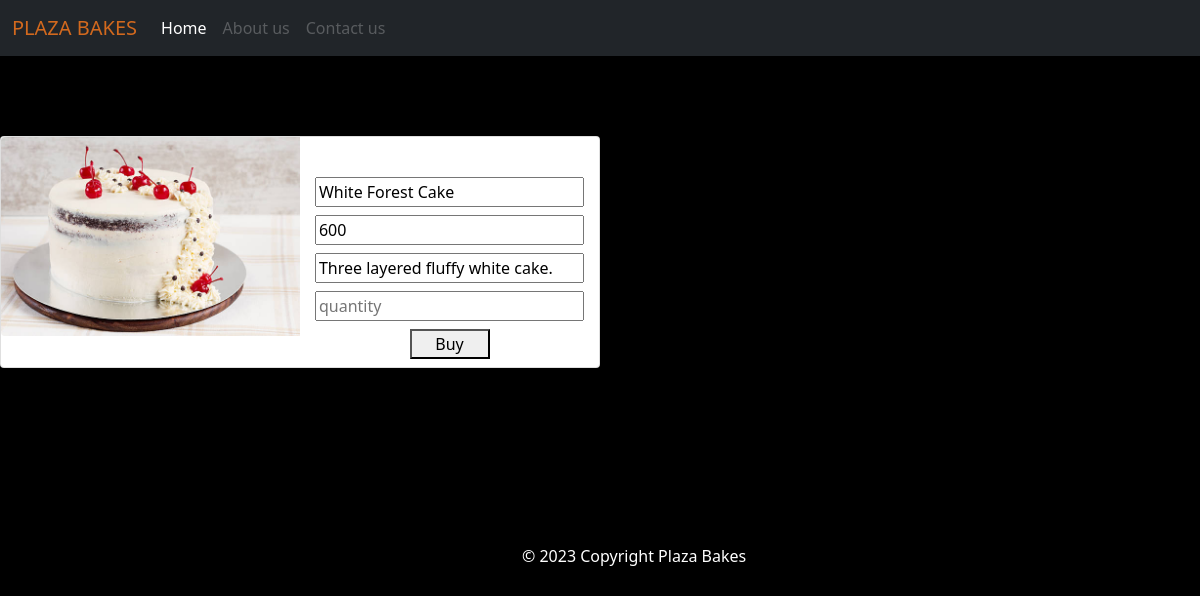
Screenshot of /plazaapp/cartbuy/1 with the database file from the repository.
### plazaapp/models.py (models this page shows)
class cart(models.Model):
    user_id = models.IntegerField()
    productname = models.CharField(max_length=30)
    price = models.IntegerField()
    discription = models.CharField(max_length=100)
    image = models.FileField()

### plazaapp/views.py (the view, shortened to what this page needs)
# urls.py: path('cartbuy/<int:id>', cartbuy),
def cartbuy(request,id):
    a=cart.objects.get(id=id)
    img=str(a.image).split('/')[-1]
    return render(request,'buyproduct.html',{'a':a,'img':img})

### plazaapp/templates/buyproduct.html (shortened to what this page needs)
<!DOCTYPE html>
<html lang="en">
{% load static %}
<head>
  <link href="https://cdn.jsdelivr.net/npm/bootstrap@5.0.2/dist/css/bootstrap.min.css" rel="stylesheet">
</head>
<body style="background-color: black;">
<nav class="navbar navbar-expand-lg navbar-dark bg-dark">
  <div class="container-fluid">
    <a class="navbar-brand" href="#" id="plaza">PLAZA BAKES</a>
    <div class="collapse navbar-collapse" id="navbarNavAltMarkup">
      <div class="navbar-nav">
        <a class="nav-link active" aria-current="page" href="http://127.0.0.1:8000/plazaapp/userprof/">Home</a>
        <a class="nav-link disabled" href="#" tabindex="-1" aria-disabled="true">About us</a>
        <a class="nav-link disabled" href="#" tabindex="-1" aria-disabled="true">Contact us</a>
      </div>
    </div>
  </div>
</nav>
<div class="col-12 col-lg-6 d-flex justify-content-center">
  <div class="card mb-3 " style="max-width: 660px; margin-top:80px; ">
    <div class="row g-0">
      <div class="form">
        <form method="post" enctype="multipart/form-data">{% csrf_token %}
          <div class="col-12 col-lg-6 pb-1" style="float: left;">
            <img src="/static/{{img}}" class="img-fluid rounded-start" alt="...">
          </div>
          <div class="col-12 col-lg-6 pb-2" style="float: right; margin-top:40px;">
            <div class="name text-center pb-2">
              <input type="text" name="productname " value="{{a.productname }}" readonly style="width: 90%;">
            </div>
             <div class="price text-center pb-2">
              <input type="number" name="price " value="{{a.price}}" readonly style="width: 90%;">
            </div>
            <div class="description text-center pb-2">
              <input type="text" name="discription " value="{{a.discription}}" readonly style="width: 90%;">
            </div>
            <div class="quantity text-center pb-2">
              <input type="number" name="quantity" placeholder="quantity" style="width: 90%;">
            </div>
            <div class="button text-center">
              <a href="http://127.0.0.1:8000/plazapp/order/">
              <button type="submit" style="width: 5rem;">Buy</button>
              </a>
            </div>
          </div>
        </form>
      </div>
    </div>
  </div>
</div>
<div class="container-fluid" style="background-color: black; margin-top: 160px;">
    <p style="color: white; padding-left: 510px;">© 2023  Copyright Plaza Bakes</p>
 </div>
</body>
</html>

### plazaapp/templates/buyproduct.html (style rules this page uses)
#plaza { color: chocolate; }

### rows the page displays
cart: productname "White Forest Cake", price "600", discription "Three layered fluffy white cake."
